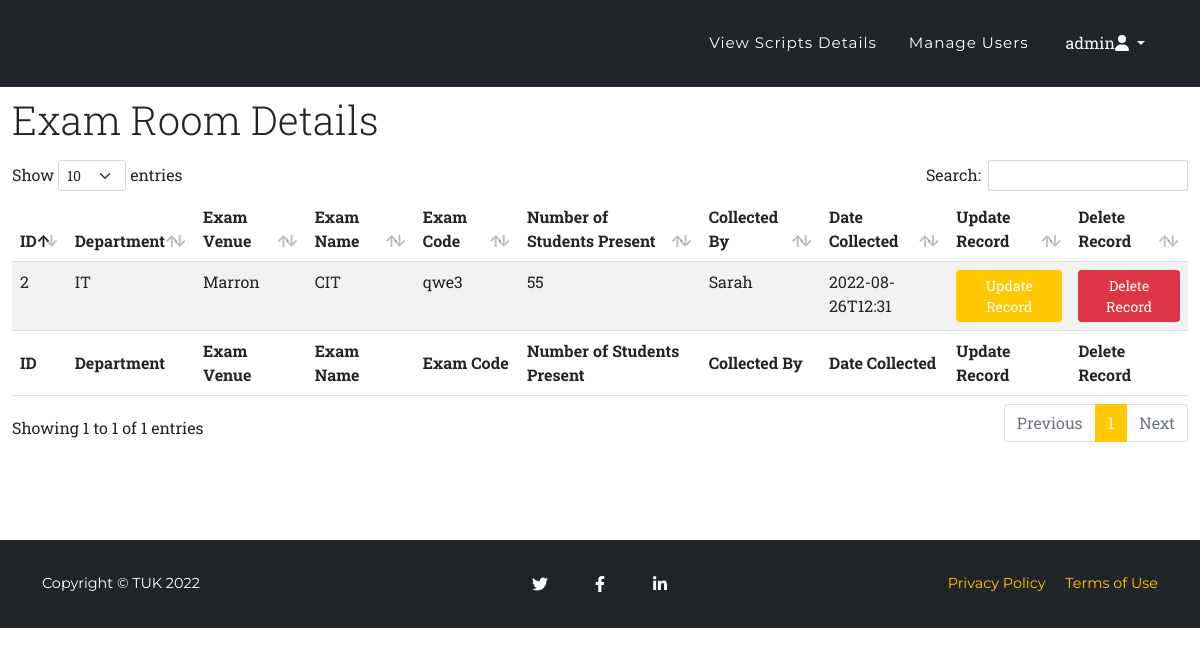
Page /viewExamRoomDetails.php (signed in) on the committed database.
### tables this page shows
CREATE TABLE `examroomdetails` (
  `id` int NOT NULL,
  `department` varchar(55) NOT NULL,
  `venue` varchar(55) NOT NULL,
  `examName` varchar(55) NOT NULL,
  `examCode` varchar(55) NOT NULL,
  `studentsPresent` varchar(155) NOT NULL,
  `collectedBy` varchar(55) NOT NULL,
  `examdaytime` varchar(155) NOT NULL
);

### viewExamRoomDetails.php (the view, shortened to what this page needs)
<?php
require 'mysqlConnect.php';
if (!$_SESSION['userName'])
{
    header("location: index.php");
}
else
{
?>
<!DOCTYPE html>
<html lang="en">
    <head>
        <link href="css/styles.css" rel="stylesheet" />
		<link href="css/dataTables.bootstrap5.min.css" rel="stylesheet" />
    </head>
    <body id="page-top">
        <nav class="navbar navbar-expand-lg bg-dark navbar-dark fixed-top" id="mainNav">
            <div class="container">
                <div class="collapse navbar-collapse" id="navbarResponsive">
				  <div class="col-sm-6">
				  </div>
				  <div class="col-sm-6 clearfix">
                    <ul class="navbar-nav float-end ms-auto py-4 py-lg-0">
					   <li class="nav-item"><a class="nav-link" href="viewScriptsDetails.php">View Scripts Details</a></li>
                        <li class="nav-item"><a class="nav-link" href="examOfficer.php">Manage Users</a></li>
						<li class="nav-item">
							<div class="dropdown">
							  <button class="btn dropdown-toggle text-light" type="button" id="dropdownMenuButton1" data-bs-toggle="dropdown" aria-expanded="false">
								<?php echo $_SESSION['userName']; ?><i class="fa-solid fa-user"></i>
							  </button>
							</div>
                    </ul>
				  </div>
                </div>
            </div>
        </nav>
         <section class="page-section" id="services">
            <div class="container-fluid">
				  <p class="display-6">Exam Room Details</p>
				   <table id="example" class="table table-striped table-hover" style="width:100%">
					<thead>
						<tr>
						    <th>ID</th>
						    <th>Department</th>
							<th>Exam Venue</th>
							<th>Exam Name</th>
							<th>Exam Code</th>
							<th>Number of Students Present</th>
							<th>Collected By</th>
							<th>Date Collected</th>
							<th>Update Record</th>
							<th>Delete Record</th>
						</tr>
					</thead>
					<tbody>
					  <?php
								$sel = "select * from examroomdetails";
								$run = mysqli_query($con, $sel);
								while ($row = mysqli_fetch_array($run))
								{
									$id = $row['id'];
									$department = $row['department'];
									$venue = $row['venue'];
									$examName = $row['examName'];
									$examCode = $row['examCode'];
									$studentsPresent = $row['studentsPresent'];
									$collectedBy = $row['collectedBy'];
									$examdaytime = $row['examdaytime'];
							?>
							<tr>
							<td><?php echo $id; ?></td>
							<td><?php echo $department; ?></td>
							<td><?php echo $venue; ?></td>
							<td><?php echo $examName; ?></td>
							<td><?php echo $examCode; ?></td>
							<td><?php echo $studentsPresent; ?></td>
							<td><?php echo $collectedBy; ?></td>
							<td><?php echo $examdaytime; ?></td>
							<td><button type="button" class="btn btn-warning  btn-sm" data-bs-toggle="modal" data-bs-target="#">Update Record</button></td>
							<td><a href="viewExamRoomDetails.php? delete=<?php echo $id; ?>" class="delete"><button type="button" class="btn btn-danger btn-sm">Delete Record</button></a></td>
							</tr>
							<?php
								} ?>
					</tbody>
					<tfoot>
						<tr>
						    <th>ID</th>
						    <th>Department</th>
							<th>Exam Venue</th>
							<th>Exam Name</th>
							<th>Exam Code</th>
							<th>Number of Students Present</th>
							<th>Collected By</th>
							<th>Date Collected</th>
							<th>Update Record</th>
							<th>Delete Record</th>
						</tr>
					</tfoot>
				</table>
			</div>
        </section>
        <footer class="footer py-4 bg-dark text-white">
            <div class="container">
                <div class="row align-items-center">
                    <div class="col-lg-4 text-lg-start">Copyright &copy; TUK 2022</div>
                    <div class="col-lg-4 my-3 my-lg-0">
                        <a class="btn btn-dark btn-social mx-2" href="#!" aria-label="Twitter"><i class="fab fa-twitter"></i></a>
                        <a class="btn btn-dark btn-social mx-2" href="#!" aria-label="Facebook"><i class="fab fa-facebook-f"></i></a>
                        <a class="btn btn-dark btn-social mx-2" href="#!" aria-label="LinkedIn"><i class="fab fa-linkedin-in"></i></a>
                    </div>
                    <div class="col-lg-4 text-lg-end">
                        <a class="text-decoration-none me-3" href="#!">Privacy Policy</a>
                        <a class="text-decoration-none" href="#!">Terms of Use</a>
                    </div>
                </div>
            </div>
        </footer>
    </body>
</html>
<?php
} ?>

### rows in the picture
examroomdetails: id "2", department "IT", venue "Marron", examName "CIT", examCode "qwe3", studentsPresent "55", collectedBy "Sarah", examdaytime "2022-08-26T12:31"

### other values in the picture
$_SESSION['userName'] "admin"
